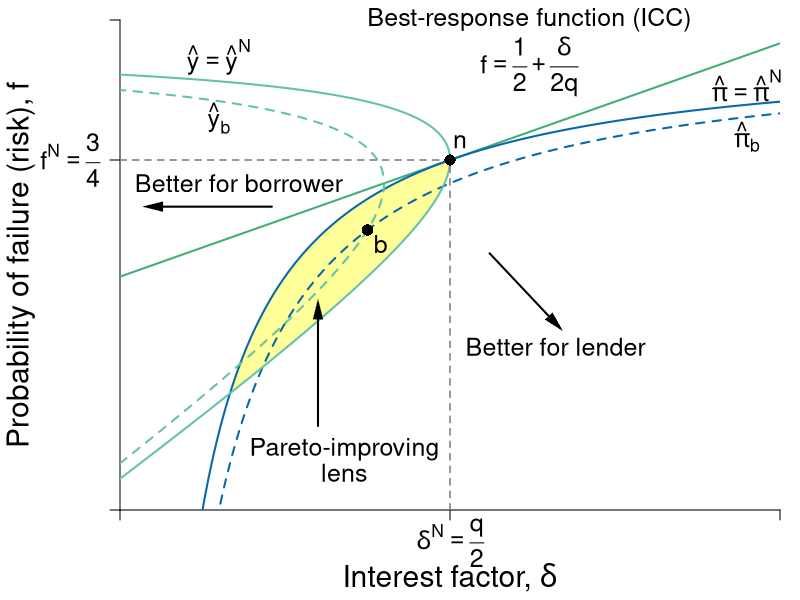

Recreate this plot in R.
#Graph Designer: Simon Halliday, Scott Cohn
#Authors: Bowles and Halliday
#Title: Coordination, Conflict and Competition: A Text in Microeconomics

library(shape)
pdf(file = "credit/non_contractual_risk.pdf", width = 8, height = 6)

#Set parameters for graphics
pointsize <- 1.8
axislabelsize <- 1.8
labelsize <- 1.5
namesize <- 1.8
annotatesize <- 1.5
graphlinewidth <- 2
segmentlinewidth <- 1.5

COL <- c("#7fc97f", "#beaed4", "#fdc086", "#ffff99", "#386cb0", "#f0027f", "#bf5b17", "#666666")
COLA <- c("#e0f3db", "#99d8c9","#66c2a4","#41ae76", "#238b45", "#005824")
COLB <- c("#c6dbef", "#4eb3d3", "#2b8cbe", "#0868ac","#084081")
COLC <- c("#fcfbfd", "#efedf5", "#dadaeb", "#bcbddc", "#9e9ac8", "#807dba", "#6a51a3", "#54278f", "#3f007d")
grays <- gray.colors(25, start = 1, end = 0, alpha = 1)

#Edited the margins to cater for the larger LHS labels
par(mar =  c(4.5, 6, 1, 1))

brfFn <- function(delta, q = 1) {
  .5 + (delta / (2 * q)) 
}

PCFn <- function(delta, q = 1) {
  delta/q
}

isoreturnFn <- function(delta, pi=0.125) {
  1 - (pi)/delta
}


yFn <- function(d1, f1, q = 1){
  q*f1*(1 - f1) - d1*(1 - f1)
}

profitFn <- function(d1, q = 1){
  d1/2 - (1/(2*q))*(d1)^2
}

ylow <- function(delta, q = 1, ybar = 0.0625){
  (-sqrt(delta^2 - 2*delta*q + q^2 - 4*q*ybar) + delta + q)/(2*q)
}

yhigh <- function(delta, q = 1, ybar = 0.0625){
  (sqrt(delta^2 - 2*delta*q + q^2 - 4*q*ybar) + delta + q)/(2*q)
}

xlims <- c(0, 1)
ylims <- c(0, 1.05)

npts <- 501 
d1 <- seq(xlims[1], xlims[2], length.out = npts)
f1 <- seq(ylims[1], ylims[2], length.out = npts) 
a <- c(0.0625)

plot(0, 0, xlim = xlims, ylim = ylims, type = "n",
     xlab = expression(paste("")),
     ylab = expression(paste("")), 
     xaxt = "n", 
     yaxt = "n", 
     cex.lab = axislabelsize, 
     bty = "n", 
     xaxs = "i", 
     yaxs = "i"
)


ticksy <- c(ylims[1], brfFn(delta = 0.5), ylims[2])
ylabels <- c(NA, expression(paste(f^{N} == frac(3,4))), NA)
ticksx <- c(xlims[1], 0.5, xlims[2])
xlabels <- c(NA, NA, NA)

axis(1, at = ticksx, pos = 0, labels = xlabels, cex.axis = labelsize)
axis(2, at = ticksy, pos = 0, labels = ylabels, las = 1, cex.axis = labelsize)

text(0.5, -0.07, expression(paste(delta^{N} == frac(q,2))), xpd = TRUE, cex = labelsize) 

npts <- 503 
xx1 <- seq(xlims[1], xlims[2], length.out = npts)
xx2 <- seq(0, 1, length.out = npts)

xpoly1 <- seq(from = 0.168, to = 0.5, length.out = 500)
ypoly1 <- ylow(xpoly1)
ypoly2 <- isoreturnFn(xpoly1)
polygon(x = c(xpoly1, rev(xpoly1)), y = c(ypoly1, rev(ypoly2)), col = COL[4], density = NULL, border = NA)


#Draw the graphs
lines(xx1, brfFn(xx1), col = COLA[4], lwd = graphlinewidth)
#lines(xx1, PCFn(xx1), col = COLA[2], lwd = graphlinewidth)
lines(xx1, isoreturnFn(xx1), col = COLB[4], lwd = graphlinewidth)
lines(xx1, isoreturnFn(xx1, pi = 0.15), col = COLB[4], lty = 2,  lwd = graphlinewidth)

#Axis labels
mtext(expression(paste("Interest factor, ", delta)), side = 1, line = 3.3, cex = axislabelsize)
text(-0.15, 0.5*(ylims[2]), expression(paste("Probability of failure (risk), ", f)), xpd = TRUE, cex = axislabelsize, srt = 90) 


contour(d1, f1,
        outer(d1, f1, yFn),
        drawlabels = FALSE,
        col = COLA[3],
        lwd = graphlinewidth,
        levels = a,
        xaxs = "i",
        yaxs = "i",
        add = TRUE)

contour(d1, f1,
        outer(d1, f1, yFn),
        drawlabels = FALSE,
        col = COLA[3],
        lwd = graphlinewidth,
        lty = 2, 
        levels = 0.09,
        xaxs = "i",
        yaxs = "i",
        add = TRUE)


segments(0.5, 0, 0.5, brfFn(delta = 0.5), lty = 2, col = grays[20] , lwd = segmentlinewidth)
segments(0, brfFn(delta = 0.5), 0.5, brfFn(delta = 0.5), lty = 2, col = grays[20] , lwd = segmentlinewidth)

#Annotate points (4,4),(2,8),(8,2) on feasibility frontier
text(0.5 + 0.015, isoreturnFn(0.5) + 0.04, expression(paste(n)), cex = labelsize)
points(0.5, isoreturnFn(0.5), pch = 16, col = "black", cex = 1.5)

text(0.375 + 0.02, 0.6 - 0.03, expression(paste(b)), cex = labelsize)
points(0.375, 0.6, pch = 16, col = "black", cex = 1.5)

text(0.15, 0.97, expression(paste(hat(y) == hat(y)^{N})), cex = labelsize)
text(0.15, 0.84, expression(paste(hat(y)[b])), cex = labelsize)
text(0.95, 0.8, expression(paste(hat(pi)[b])), cex = labelsize)
text(0.95, 0.91, expression(paste(hat(pi) == hat(pi)^{N})), cex = labelsize, xpd = TRUE)

text(0.62, 1.05, expression(paste("Best-response function (ICC)")), cex = labelsize, xpd = TRUE)
text(0.62, 0.95, expression(paste(f == frac(1,2) + frac(delta, 2*q))), cex = labelsize)

# text(0.64, 0.4, expression(paste("A's participation")), cex = labelsize)
# text(0.64, 0.34, expression(paste("constraint")), cex = labelsize)
# text(0.64, 0.22, expression(paste(f == frac(delta, q))), cex = labelsize)
# Arrows(0.64, 0.44, 0.64, 0.58, col = "black", lty = 1, lwd = 2, arr.type = "triangle", arr.lwd = 0.5)


#text(0.87, 0.6, expression(paste("P's isoprofit curve")), cex = labelsize, xpd = TRUE)
#Arrows(0.87, 0.63, 0.87, 0.82, col = "black", lty = 1, lwd = 2, arr.type = "triangle", arr.lwd = 0.5)

text(0.34, 0.13, expression(paste("Pareto-improving")), cex = labelsize)
text(0.34, 0.08, expression(paste("lens")), cex = labelsize)
Arrows(0.3, 0.18, 0.3, 0.43, col = "black", lty = 1, lwd = 2, arr.type = "triangle", arr.lwd = 0.5)

# ff
# Arrows(0.7, 0.18, 0.9, 0.09, col = "black", lty = 1, lwd = 2, arr.type = "triangle", arr.lwd = 0.5)
# text(0.8, 0.28, expression(paste('More profits')), cex = labelsize, xpd = TRUE)
# text(0.8, 0.23, expression(paste('better for lender')), cex = labelsize, xpd = TRUE)
Arrows(0.56, 0.55, 0.66, 0.4, col = "black", lty = 1, lwd = 2, arr.type = "triangle", arr.lwd = 0.5)
#text(0.48, 0.3, expression(paste('More profits')), cex = labelsize, xpd = TRUE)
text(0.66, 0.35, expression(paste('Better for lender')), cex = labelsize, xpd = TRUE)

#text(0.20, 0.78, expression("More expected income"), cex = labelsize)
text(0.18, 0.7,  expression("Better for borrower"), cex = labelsize)
Arrows(0.23, 0.65, 0.05, 0.65, col = "black", lty = 1, lwd = 2, arr.type = "triangle", arr.lwd = 0.5)
#Arrows(0.23, 0.68, 0.05, 0.68, col = "black", lty = 1, lwd = 2, arr.type = "triangle", arr.lwd = 0.5)

dev.off()
